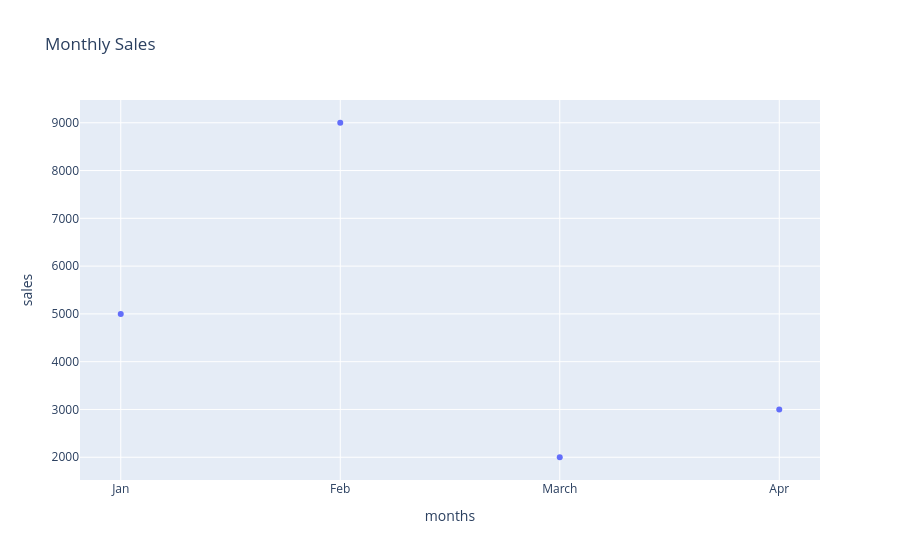

This figure's notebook cell:
### Code cell
import plotly.express as pt
import plotly.graph_objects as go
data = {'months': ["Jan", "Feb", "March", "Apr"],
        'sales': [5000, 9000, 2000, 3000]}
grap = pt.scatter(data, x='months', y='sales', title="Monthly Sales")
grap.show()

### Figure 1 — Plotly figure (JSON) as saved in the notebook; plotly's stock layout.template omitted (floating-point values rounded to 4 significant figures)
{"data": [{"hovertemplate": "months=%{x}<br>sales=%{y}<extra></extra>", "legendgroup": "", "marker": {"color": "#636efa", "symbol": "circle"}, "mode": "markers", "name": "", "orientation": "v", "showlegend": false, "type": "scatter", "x": ["Jan", "Feb", "March", "Apr"], "xaxis": "x", "y": [5000, 9000, 2000, 3000], "yaxis": "y"}], "layout": {"autosize": true, "legend": {"tracegroupgap": 0}, "title": {"text": "Monthly Sales"}, "xaxis": {"anchor": "y", "autorange": true, "domain": [0, 1], "range": [-0.1815, 3.182], "title": {"text": "months"}, "type": "category"}, "yaxis": {"anchor": "x", "autorange": true, "domain": [0, 1], "range": [1422.0, 9578.0], "title": {"text": "sales"}, "type": "linear"}}}
